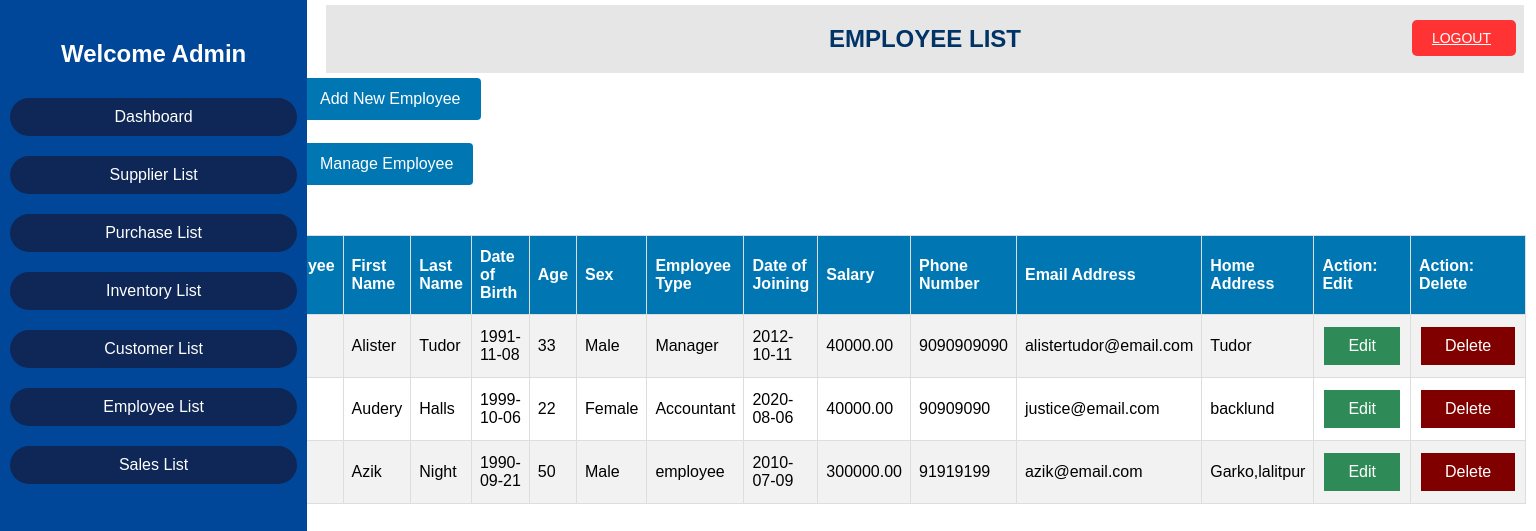
Page /employee-view.php on the committed database.
### tables this page shows
CREATE TABLE `employee` (
  `E_ID` decimal(7,0) NOT NULL,
  `E_FNAME` varchar(30) NOT NULL,
  `E_LNAME` varchar(30) DEFAULT NULL,
  `BDATE` date NOT NULL,
  `E_AGE` int(11) NOT NULL,
  `E_SEX` varchar(6) NOT NULL,
  `E_TYPE` varchar(20) NOT NULL,
  `E_JDATE` date NOT NULL,
  `E_SAL` decimal(8,2) NOT NULL,
  `E_PHNO` decimal(10,0) NOT NULL,
  `E_MAIL` varchar(40) DEFAULT NULL,
  `E_ADD` varchar(40) DEFAULT NULL
);

### employee-view.php (the view, shortened to what this page needs)
<!DOCTYPE html>
<html>
<head>
    <link rel="stylesheet" type="text/css" href="adminpanel.css">
    <link rel="stylesheet" type="text/css" href="table1.css">
</head>
<body>
<header>
    <a href="logout.php" class="logout-button">
       <span class="logout-icon">LOGOUT</span>
    </a>
    </header>
    <div class="sidebar">
        <h2>Welcome Admin</h2>
        <ul>
            <li><a href="adminpanel.php">Dashboard</a></li>
            <li><a href="supplier-view.php">Supplier List</a></li>
            <li><a href="purchase-view.php">Purchase List</a></li>
            <li><a href="inventory-view.php">Inventory List</a></li>
            <li><a href="customer-view.php">Customer List</a></li>
            <li><a href="employee-view.php">Employee List</a></li>
            <li><a href="sales-view.php">Sales List</a></li>
        </ul>
    </div>
    <center>
	<div class="head">
	<h2> EMPLOYEE LIST</h2>
	</div>
	</center>
    <div class="employee-add">
        <a href="employee-add.php"><button>Add New Employee</button></a><Br><br>
	    <a href="employee-view.php"><button>Manage Employee</button></a>
    </div>
	<table align="left" id="table1" style="margin-left:250px;">
		<tr>
			<th>Employee ID</th>
			<th>First Name</th>
			<th>Last Name</th>
			<th>Date of Birth</th>
			<th>Age</th>
			<th>Sex</th>
			<th>Employee Type</th>
			<th>Date of Joining</th>
			<th>Salary</th>
			<th>Phone Number</th>
			<th>Email Address</th>
			<th>Home Address</th>
			<th>Action: Edit</th>
            <th>Action: Delete</th>
		</tr>
	<?php
	include "config.php";
	$sql = "SELECT e_id, e_fname, e_lname, bdate, e_age, e_sex, e_type, e_jdate, e_sal, e_phno, e_mail, e_add FROM employee where e_id<>1";
	$result = $conn->query($sql);
	if ($result->num_rows > 0) {
	while($row = $result->fetch_assoc()) {
	echo "<tr>";
		echo "<td>" . $row["e_id"]. "</td>";
		echo "<td>" . $row["e_fname"] . "</td>";
		echo "<td>" . $row["e_lname"] . "</td>";
		echo "<td>" . $row["bdate"] . "</td>";
		echo "<td>" . $row["e_age"]. "</td>";
		echo "<td>" . $row["e_sex"]. "</td>";
		echo "<td>" . $row["e_type"]. "</td>";
		echo "<td>" . $row["e_jdate"]. "</td>";
		echo "<td>" . $row["e_sal"]. "</td>";
		echo "<td>" . $row["e_phno"]. "</td>";
		echo "<td>" . $row["e_mail"]. "</td>";
		echo "<td>" . $row["e_add"]. "</td>";
		echo "<td align=center>";
		echo "<a class='button1 edit-btn' href=employee-update.php?id=".$row['e_id'].">Edit</a>";
		echo "</td>";
		echo "<td align=center>";
		echo "<a onclick='return confirm('Are you sure to delete?');' class='button1 del-btn' href=employee-delete.php?id=".$row['e_id'].">Delete</a>";
		echo "</td>";
	echo "</tr>";
	}
	echo "</table>";
}
	?>
</body>
</html>

### adminpanel.css (style rules this page uses)
body { background-color: rgb(255, 255, 255); background: url("img/pharm1.png") no-repeat center center; margin: 0; padding: 0; font-family: Arial, sans-serif; }
.sidebar { height: 100%; width: 20%; position: fixed; top: 0; left: 0; background-color: #004799; color: rgb(255, 255, 255); padding-top: 20px; }
.sidebar h2 { text-align: center; }
.sidebar ul { list-style-type: none; padding: 0; }
.sidebar ul li { padding: 10px; text-align: center; }
.sidebar ul li a { border: 0px solid; background-color: #0f2756; color: rgb(255, 255, 255); text-decoration: none; display: block; padding: 10px; border-radius: 25px; border-collapse: separate; }
div.head { width:78%; font-family:Arial; background-color:#e6e6e6; color:#003366; float:right; margin-top:5px; margin-right:12px; margin-left:500px; top: 0; right: 0; overflow:hidden; }
div.employee-add button { margin-left: 300px; background-color: #0077b3; color: white; padding: 12px 20px; border: none; border-radius: 4px; cursor: pointer; display:inline-block; margin-top:5px; font-size: 16px; }
div.head { width: 78%; font-family: Arial; background-color: #e6e6e6; color: #003366; float: right; margin-top: 5px; margin-right: 12px; margin-left: 500px; top: 0; right: 0; overflow: hidden; }
div.head { width: 78%; font-family: Arial; background-color: #e6e6e6; color: #003366; float: right; margin-top: 5px; margin-right: 12px; margin-left: 500px; top: 10px; right: 0; overflow: hidden; }
.logout-button { position: absolute; top: 20px; right: 20px; background-color: #ff3333; color: #fff; border: none; padding: 10px 20px; border-radius: 5px; cursor: pointer; font-size: 14px; display: flex; align-items: center; }
.logout-button .logout-icon { margin-right: 5px; }

### table1.css (style rules this page uses)
#table1 { font-family: Arial; border-collapse: collapse; margin-top:50px; margin-right:15px; width: 70%; overflow:auto; }
#table1 td, #table1 th { border: 1px solid #ddd; padding: 8px; }
#table1 tr:nth-child(even) { background-color: #f2f2f2; }
#table1 th { padding-top: 12px; padding-bottom: 12px; text-align: left; background-color: #0077b3; color: white; }
.button1 { border:none; color: white; padding: 10px 24px; text-align: center; text-decoration: none; display: inline-block; margin: 4px 2px; cursor: pointer; }
.edit-btn { background-color:#2E8B57; }
.del-btn { background-color:#800000; }

### rows in the picture
employee: E_FNAME "Alister", E_LNAME "Tudor", BDATE "1991-11-08", E_AGE "33", E_SEX "Male", E_TYPE "Manager", E_JDATE "2012-10-11", E_SAL "40000.00", E_PHNO "9090909090", E_MAIL "alistertudor@email.com", E_ADD "Tudor"
employee: E_FNAME "Audery", E_LNAME "Halls", BDATE "1999-10-06", E_AGE "22", E_SEX "Female", E_TYPE "Accountant", E_JDATE "2020-08-06", E_SAL "40000.00", E_PHNO "90909090", E_MAIL "justice@email.com", E_ADD "backlund"
employee: E_FNAME "Azik", E_LNAME "Night", BDATE "1990-09-21", E_AGE "50", E_SEX "Male", E_TYPE "employee", E_JDATE "2010-07-09", E_SAL "300000.00", E_PHNO "91919199", E_MAIL "azik@email.com", E_ADD "Garko,lalitpur"
